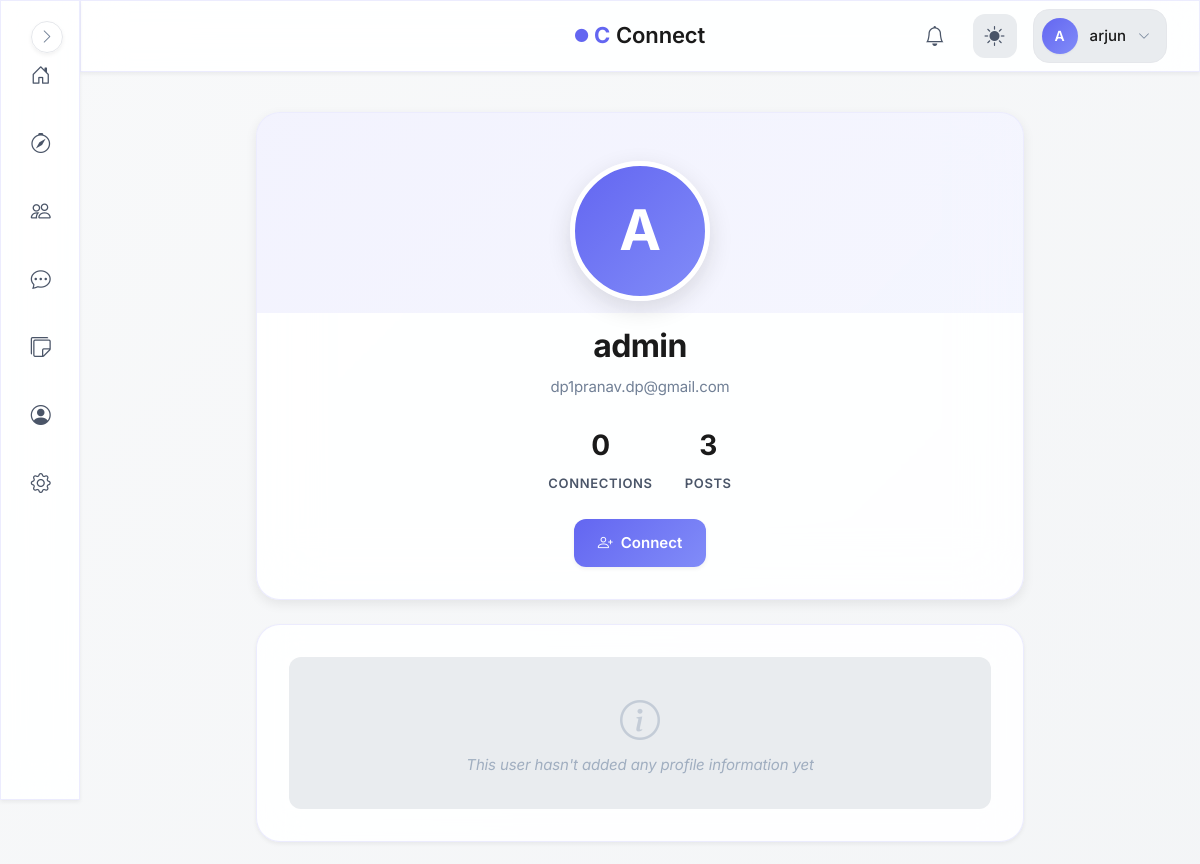
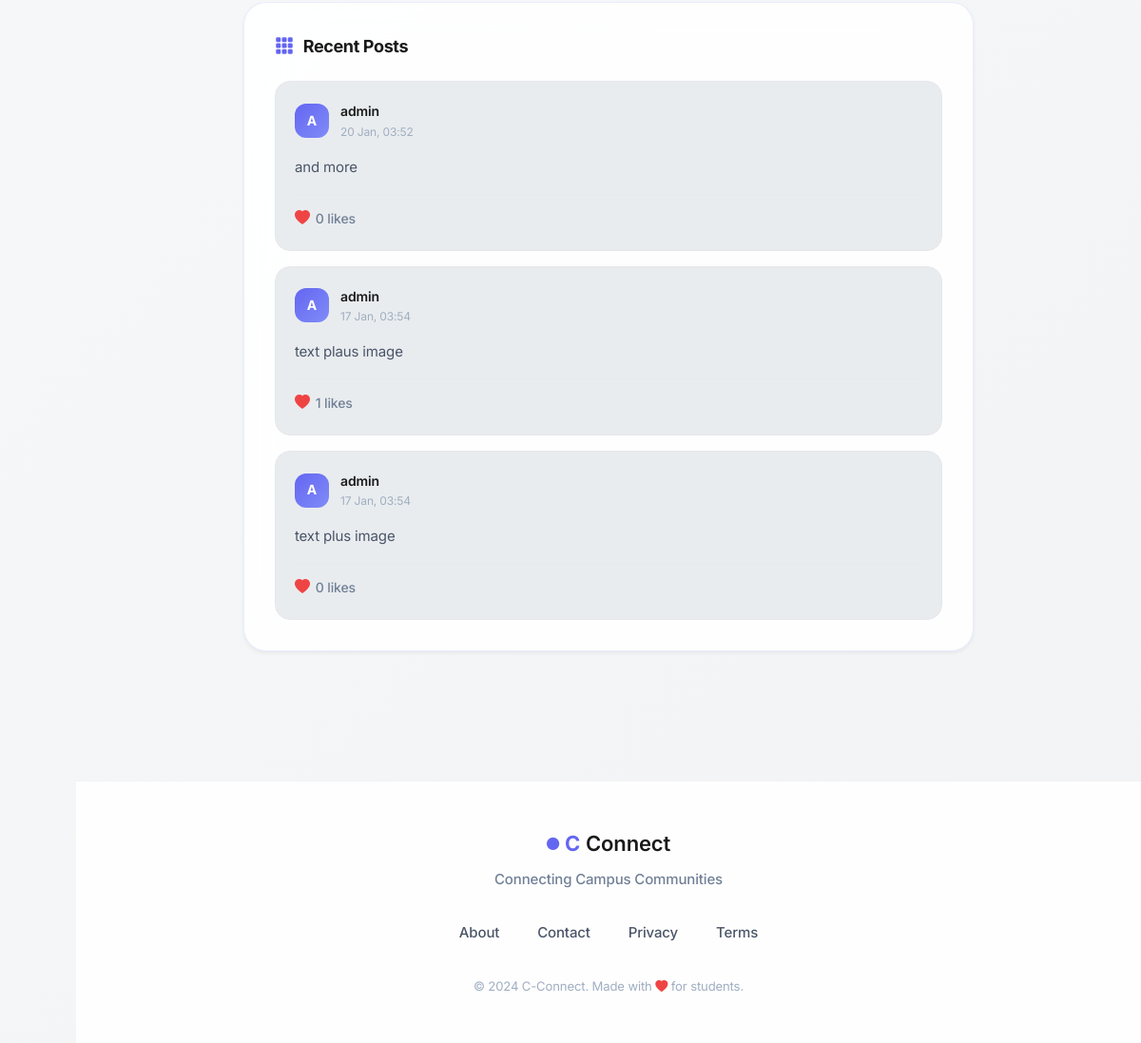
/user/314159 (signed in), run on an earlier commit of the app's database (2 pictures, top to bottom).
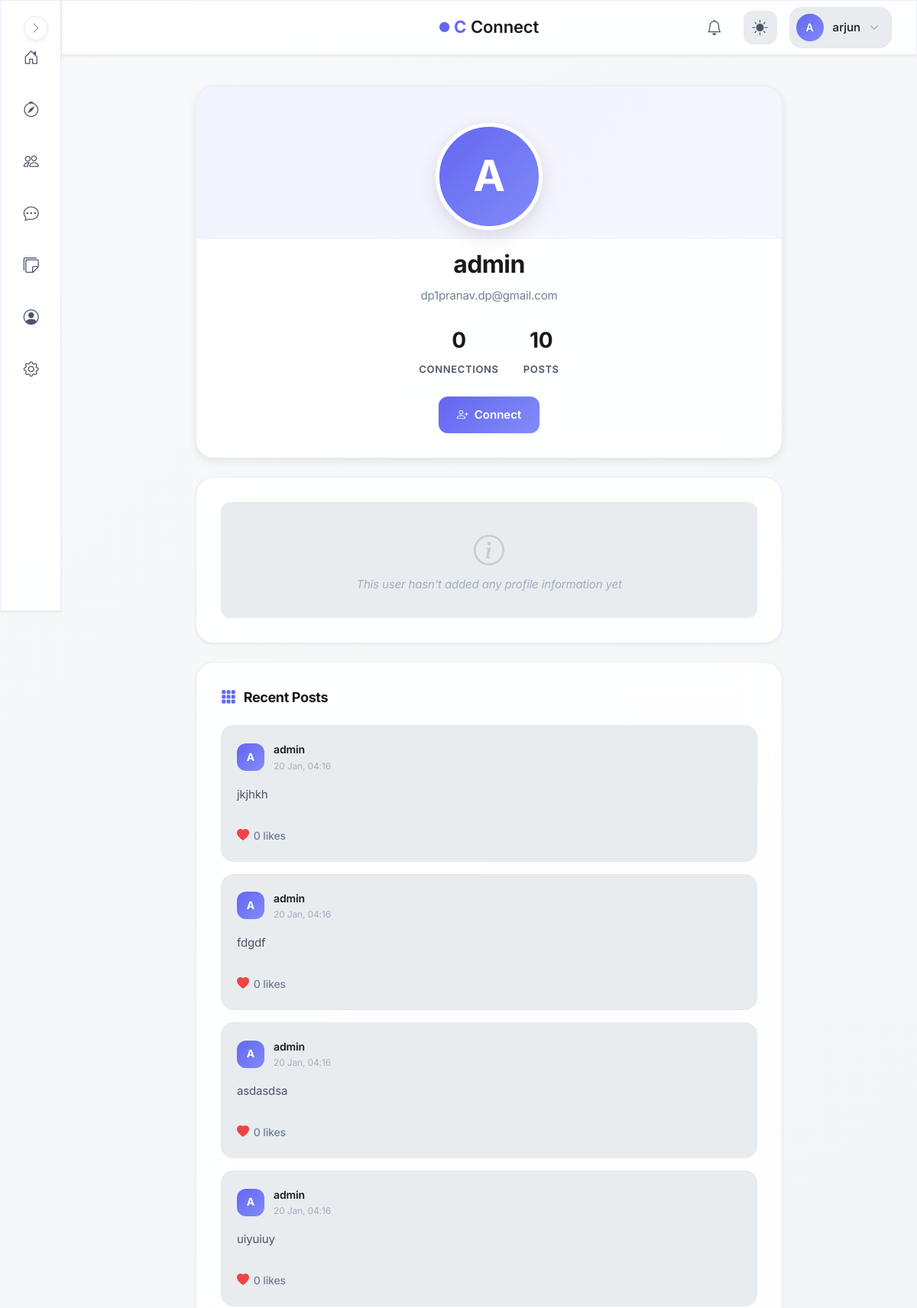
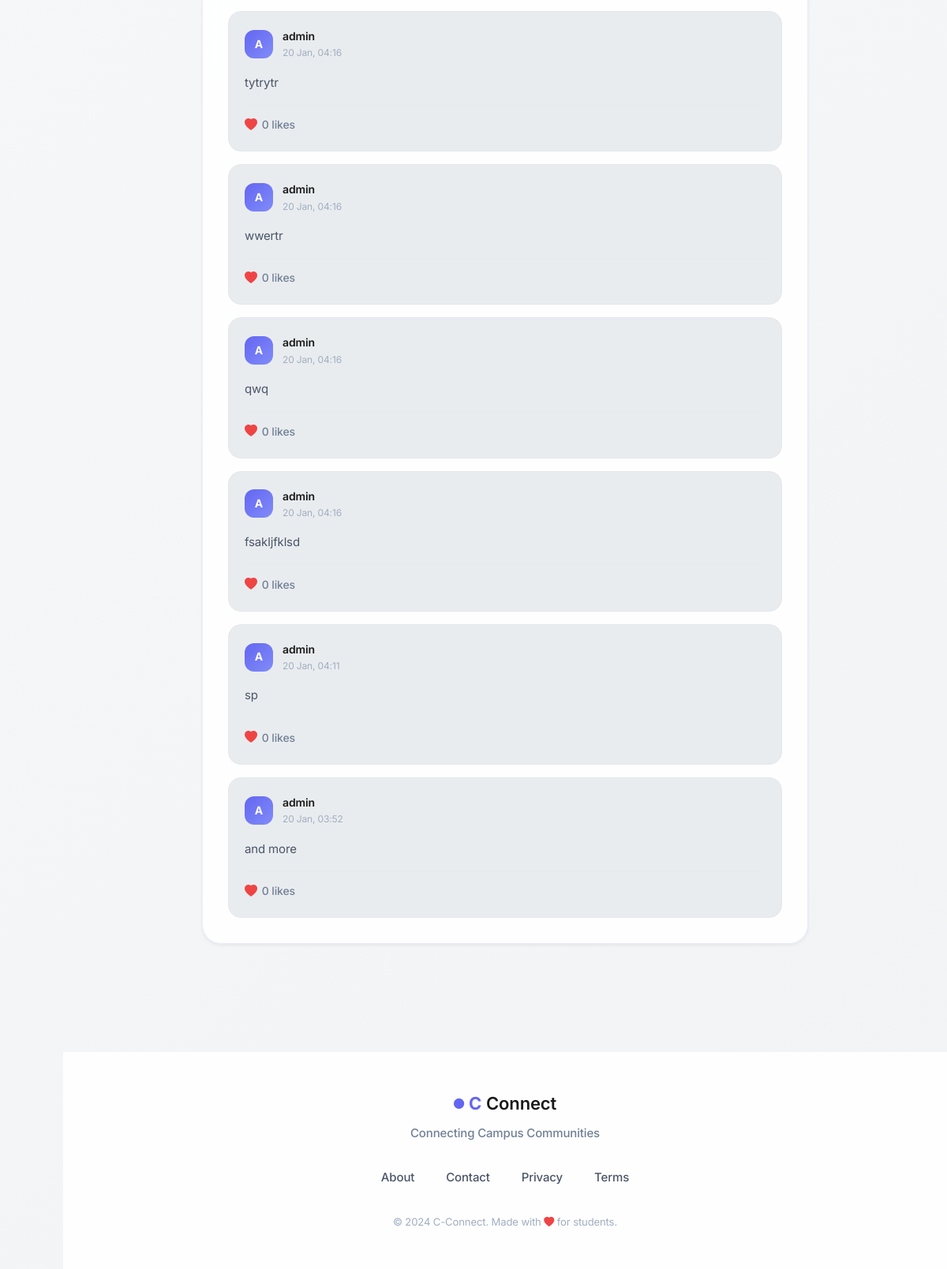
And on a later commit of the database (2 pictures, top to bottom).
### models.py (models this page shows, shortened)
class User(UserMixin, db.Model):
    id = db.Column(db.Integer, primary_key=True, autoincrement=True)  # Unique identifier
    username = db.Column(db.String(100), nullable=False)  # Name of the user (later can add this unique if needed)
    email = db.Column(db.String(120), nullable=False, unique=True)  # Email of the user
    password = db.Column(db.String(200), nullable=False)  # Passwords not hashed yet (done in setup_db.py)
    created_at = db.Column(db.DateTime, default=db.func.now())  # Timestamp of account creation
    last_login = db.Column(db.DateTime, nullable=True)  # Timestamp of last login
    pass

class Post(db.Model):
    __tablename__ = "posts"
    id = db.Column(db.Integer, primary_key=True)
    user_id = db.Column(db.Integer, db.ForeignKey("user.id"), nullable=False)
    content = db.Column(db.Text, nullable=False)
    image_path = db.Column(db.String(255), nullable=True)
    created_at = db.Column(db.DateTime, default=db.func.now(), index=True)
    user = db.relationship("User", backref="posts", lazy=True)
    likes = db.relationship(
        "PostLike",
        backref="post",
        cascade="all, delete-orphan",
        lazy="select"
    )

### blueprints/main/routes.py (the view)
@main.route("/user/<int:user_id>")
@login_required
def view_user_profile(user_id):
    if user_id <= 0 or user_id == current_user.id:
        return redirect(url_for("auth.profile"))
    user = User.query.get_or_404(user_id)
    profile = user.profile
    conn = Connection.query.filter(
        ((Connection.user_id == current_user.id) & (Connection.target_user_id == user_id)) |
        ((Connection.user_id == user_id) & (Connection.target_user_id == current_user.id))
    ).first()
    posts = (
        Post.query
        .filter_by(user_id=user.id)
        .order_by(Post.created_at.desc())
        .limit(10)
        .all()
    )
    if current_user.id != user.id:
        try:
            last_visit = (
                ProfileVisit.query
                .filter_by(viewer_id=current_user.id, viewed_id=user.id)
                .order_by(ProfileVisit.timestamp.desc())
                .first()
            )
            if not last_visit or (datetime.now(timezone.utc) - last_visit.timestamp).total_seconds() > 1800: #30 minutes
                v = ProfileVisit(viewer_id=current_user.id, viewed_id=user.id)
                db.session.add(v)
                db.session.commit()
        except:
            db.session.rollback()
    return render_template(
        "main/user_profile.html",
        user=user,
        profile=profile,
        conn=conn,
        posts=posts
    )

### blueprints/auth/__init__.py (called while the page is built)
@login_manager.user_loader
def load_user(user_id):
    from models import User  # Importing User model for querying  (import here to avoid circular imports)
    return User.query.get(int(user_id))

@auth.after_app_request
def add_header(response):
    if current_user.is_authenticated and request.blueprint == 'auth':
        response.headers['Cache-Control'] = 'no-store, no-cache, must-revalidate, post-check=0, pre-check=0, max-age=0'
        response.headers['Pragma'] = 'no-cache'
        response.headers['Expires'] = '-1'
    return response

### factory_helpers.py (called while the page is built, shortened)
def register_security_headers(app):
    @app.after_request
    def set_secure_headers(response):
        response.headers['Content-Security-Policy'] = (
            "default-src 'self'; "
            "img-src 'self' data: blob: https:; "# Allow external images
            "style-src 'self' 'unsafe-inline' https:; "# ADD https: for CDNs
            "script-src 'self' 'unsafe-inline' https:; "# ADD https: for JS
            "font-src 'self' https: data:; "# Google Fonts
            "connect-src 'self' https:;"  # ← ADD https: for CDNs/maps
        )
        response.headers['X-Content-Type-Options'] = 'nosniff'
        response.headers['X-Frame-Options'] = 'DENY'
        response.headers['Referrer-Policy'] = 'strict-origin-when-cross-origin'
        response.headers['Permissions-Policy'] = 'geolocation=(), microphone=()'
        return response

def register_daily_cleanup(app):
    if not hasattr(app, "_last_notification_cleanup"):
        app._last_notification_cleanup = None
    @app.before_request
    def daily_cleanup():
        now = datetime.now(timezone.utc)
        last = getattr(app, "_last_notification_cleanup", None)
        if last is None or (now - last).days >= 1:
            from blueprints.notifications.service import cleanup_old_notifications
            deleted = cleanup_old_notifications()
            app.logger.info(f"Cleaned up {deleted} old notifications.")
            app._last_notification_cleanup = now

def register_profilevisit_cleanup(app):
    last_cleanup = {'t': 0}
    @app.before_request
    def cleanup_visits():
        now = time.time()
        if now - last_cleanup['t'] < 3600:  # run once every hour
            return

### blueprints/main/templates/main/user_profile.html (shortened to what this page needs)
{% extends "base.html" %}
{% block body %}
<div class="user-profile-page">
    <section class="user-profile-header">
        <div class="user-profile-header__avatar">
            {% if user.profile and user.profile.profile_picture %}
                <span class="user-profile-header__avatar-fallback" style="display: none;">
                    {{ user.username[0].upper() }}
                </span>
            {% else %}
                <span class="user-profile-header__avatar-fallback">
                    {{ user.username[0].upper() }}
                </span>
            {% endif %}
        </div>
        <h1 class="user-profile-header__name">{{ user.username }}</h1>
        <p class="user-profile-header__email">{{ user.email }}</p>
        <div class="user-profile-header__stats">
            <div class="user-profile-header__stat">
                <span class="user-profile-header__stat-value">
                    {{ user.connection_count if user.connection_count is defined else '0' }}
                </span>
                <span class="user-profile-header__stat-label">Connections</span>
            </div>
            <div class="user-profile-header__stat">
                <span class="user-profile-header__stat-value">
                    {{ posts|length if posts else '0' }}
                </span>
                <span class="user-profile-header__stat-label">Posts</span>
            </div>
        </div>
<div class="user-profile-header__actions">
    {% if conn is none %}
        <form method="POST" action="{{ url_for('connections.connections_send', target_id=user.id) }}" style="margin: 0;">
            <button type="submit" class="user-profile-header__btn user-profile-header__btn--primary">
                <i class="bi bi-person-plus"></i>
                <span>Connect</span>
            </button>
        </form>
    {% elif conn.status == 'pending' and conn.user_id == current_user.id %}
        <div class="user-profile-header__status user-profile-header__status--pending">
            <i class="bi bi-clock-fill"></i>
            <span>Request Pending</span>
        </div>
    {% endif %}
</div>
    </section>
    <section class="user-profile-details">
        {% if not profile or (not profile.bio and not profile.department and not profile.year and not profile.location and not profile.interests) %}
        <div class="user-profile-details__empty">
            <i class="bi bi-info-circle"></i>
            <p style="margin: 0;">This user hasn't added any profile information yet</p>
        </div>
        {% endif %}
    </section>
    <section class="user-profile-posts">
        <div class="user-profile-posts__header">
            <h2 class="user-profile-posts__title">
                <i class="bi bi-grid-3x3-gap-fill"></i>
                Recent Posts
            </h2>
        </div>
        {% if posts %}
        <div class="user-profile-posts__list">
            {% for post in posts %}
            <article class="post-card">
                <header class="post-card__header">
                    <div class="post-card__meta">
                        <div class="post-card__avatar">
                            {{ user.username[0].upper() }}
                        </div>
                        <div class="post-card__info">
                            <div class="post-card__author">{{ user.username }}</div>
                            <div class="post-card__time">{{ post.created_at.strftime("%d %b, %H:%M") }}</div>
                        </div>
                    </div>
                </header>
                <div class="post-card__content">
                    {{ post.content }}
                </div>
                <footer class="post-card__footer">
                    <div class="post-card__stat">
                        <i class="bi bi-heart-fill"></i>
                        <span>{{ post.likes|length if post.likes else 0 }} likes</span>
                    </div>
                </footer>
            </article>
            {% endfor %}
        </div>
        {% else %}
        <div class="user-profile-details__empty">
            <i class="bi bi-inbox"></i>
            <p style="margin: 0;">No posts yet</p>
        </div>
        {% endif %}
    </section>
</div>
{% endblock %}

### templates/base.html (shortened to what this page needs)
<!DOCTYPE html>
<html lang="en">
<head>
    <link rel="stylesheet" href="https://cdn.jsdelivr.net/npm/bootstrap-icons@1.11.1/font/bootstrap-icons.css">
    <link href="https://cdn.jsdelivr.net/npm/bootstrap@5.3.2/dist/css/bootstrap.min.css" rel="stylesheet">
    <link rel="stylesheet" href="{{ url_for('static', filename='css/global.css') }}">
</head>
<body>
    {% if current_user.is_authenticated %}
        <aside class="sidebar glass-effect" id="sidebar">
            <nav class="sidebar__nav">
                <a href="{{ url_for('main.dashboard') }}" class="sidebar__link" data-tooltip="Dashboard">
                    <div class="sidebar__link-icon">
                        <i class="bi bi-house-door"></i>
                    </div>
                </a>
                <a href="{{ url_for('main.search_page') }}" class="sidebar__link" data-tooltip="Discover">
                    <div class="sidebar__link-icon">
                        <i class="bi bi-compass"></i>
                    </div>
                </a>
                <a href="{{ url_for('connections.connections_home') }}" class="sidebar__link" data-tooltip="Connections">
                    <div class="sidebar__link-icon">
                        <i class="bi bi-people"></i>
                    </div>
                </a>
                <a href="{{ url_for('messages.inbox') }}" class="sidebar__link" data-tooltip="Messages">
                    <div class="sidebar__link-icon">
                        <i class="bi bi-chat-dots"></i>
                    </div>
                </a>
                <a href="/campus-board" class="sidebar__link" data-tooltip="Messages">
                    <div class="sidebar__link-icon">
                        <i class="bi bi-stickies"></i>
                    </div>
                </a>
                <a href="{{ url_for('auth.profile') }}" class="sidebar__link" data-tooltip="Profile">
                    <div class="sidebar__link-icon">
                        <i class="bi bi-person-circle"></i>
                    </div>
                </a>
                <a href="{{ url_for('main.settings') }}" class="sidebar__link" data-tooltip="Settings">
                    <div class="sidebar__link-icon">
                        <i class="bi bi-gear"></i>
                    </div>
                </a>
            </nav>
            <button class="sidebar__toggle" id="sidebarToggle" aria-label="Toggle sidebar">
                <i class="bi bi-chevron-right"></i>
            </button>
        </aside>
        <header class="topbar glass-effect">
            <div class="topbar__container">
                <div class="topbar__center">
                    <a href="{{ url_for('main.home') }}" class="topbar__brand">
                        <span class="brand-icon-small">
                            <i class="bi bi-circle-fill"></i>
                        </span>
                        <span class="brand-c">C</span>
                        <span class="brand-text">Connect</span>
                    </a>
                </div>
                <div class="topbar__actions">
                    <a href="{{ url_for('notifications.notifications_list') }}" class="topbar__icon-btn" aria-label="Notifications">
                        <i class="bi bi-bell"></i>
                        {% set unread = current_user.notifications | selectattr("is_read", "equalto", False) | list %}
                    </a>
                    <button class="topbar__icon-btn topbar__theme-toggle" id="themeToggle" aria-label="Toggle theme">
                        <i class="bi bi-sun-fill" id="themeIcon"></i>
                    </button>
                    <div class="topbar__profile" id="profileDropdown">
                        <button class="topbar__profile-btn" aria-label="Profile menu">
                            <div class="topbar__avatar">
                                {{ current_user.username[0].upper() }}
                            </div>
                            <span class="topbar__username">{{ current_user.username }}</span>
                            <i class="bi bi-chevron-down topbar__profile-arrow"></i>
                        </button>
                    </div>
                </div>
            </div>
        </header>
    {% endif %}
    <main class="main-content">
        {% block body %}{% endblock %}
    </main>
    <footer class="footer">
        <div class="footer__container">
            <div class="footer__brand">
                <div class="footer__logo">
                    <span class="brand-icon-small">
                        <i class="bi bi-circle-fill"></i>
                    </span>
                    <span class="brand-c">C</span>
                    <span class="brand-text">Connect</span>
                </div>
                <p class="footer__tagline">Connecting Campus Communities</p>
            </div>
            <div class="footer__links">
                <a href="{{ url_for('main.about') }}" class="footer__link">About</a>
                <a href="{{ url_for('main.contact') }}" class="footer__link">Contact</a>
                <a href="#" class="footer__link">Privacy</a>
                <a href="#" class="footer__link">Terms</a>
            </div>
            <div class="footer__credits">
                <small>&copy; 2024 C-Connect. Made with <i class="bi bi-heart-fill"></i> for students.</small>
            </div>
        </div>
    </footer>
</body>
</html>

What changed in the data, as far as the page shows it:
no longer on this page (row unchanged): Post: {{ user.username[0].upper() }} "A", {{ user.username }} "admin", created_at "17 Jan, 03:54", content "text plaus image", likes|length "1"
no longer on this page (row unchanged): Post: {{ user.username[0].upper() }} "A", {{ user.username }} "admin", created_at "17 Jan, 03:54", content "text plus image", likes|length "0"
added Post: {{ user.username[0].upper() }} "A", {{ user.username }} "admin", created_at "20 Jan, 04:16", content "jkjhkh", likes|length "0"
added Post: {{ user.username[0].upper() }} "A", {{ user.username }} "admin", created_at "20 Jan, 04:16", content "fdgdf", likes|length "0"
added Post: {{ user.username[0].upper() }} "A", {{ user.username }} "admin", created_at "20 Jan, 04:16", content "asdasdsa", likes|length "0"
added Post: {{ user.username[0].upper() }} "A", {{ user.username }} "admin", created_at "20 Jan, 04:16", content "uiyuiuy", likes|length "0"
added Post: {{ user.username[0].upper() }} "A", {{ user.username }} "admin", created_at "20 Jan, 04:16", content "tytrytr", likes|length "0"
added Post: {{ user.username[0].upper() }} "A", {{ user.username }} "admin", created_at "20 Jan, 04:16", content "wwertr", likes|length "0"
added Post: {{ user.username[0].upper() }} "A", {{ user.username }} "admin", created_at "20 Jan, 04:16", content "qwq", likes|length "0"
added Post: {{ user.username[0].upper() }} "A", {{ user.username }} "admin", created_at "20 Jan, 04:16", content "fsakljfklsd", likes|length "0"
added Post: {{ user.username[0].upper() }} "A", {{ user.username }} "admin", created_at "20 Jan, 04:11", content "sp", likes|length "0"
Also different on the page:
{{ posts|length if posts else '0' }}: "3" → "10"
